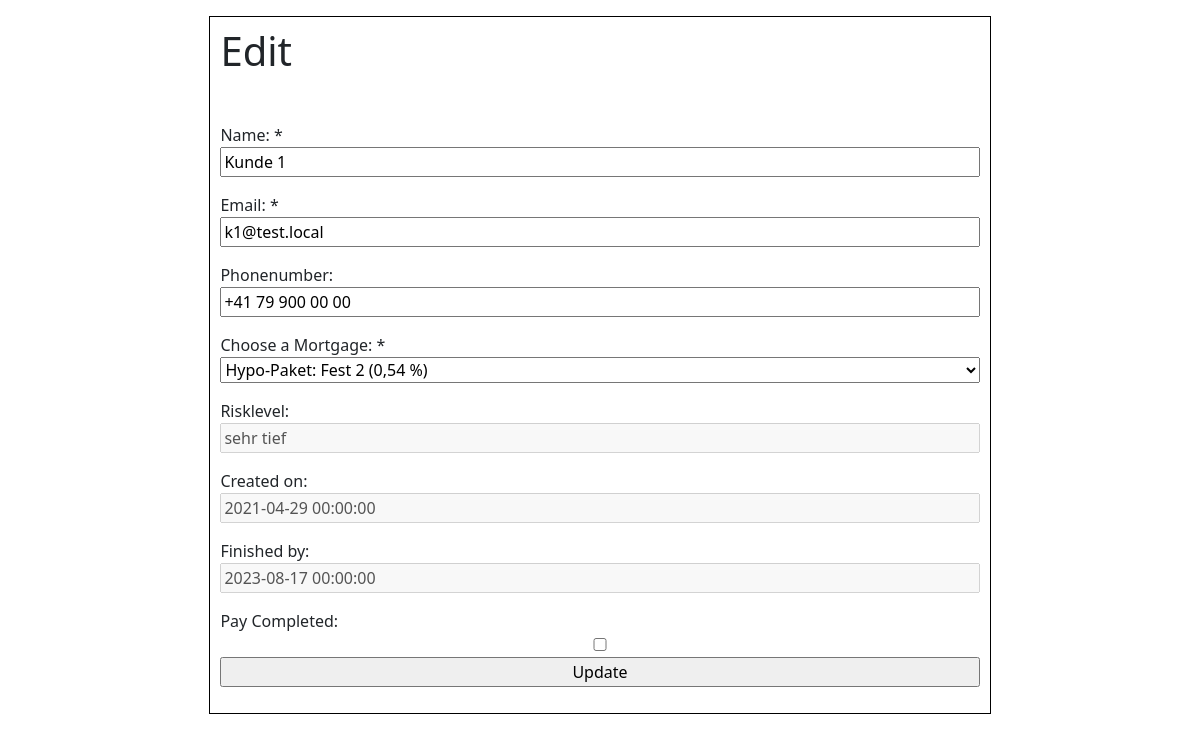
Page /edit?id=4 on the committed database.
### tables this page shows
CREATE TABLE `customers` (
  `id` int(11) NOT NULL,
  `name` varchar(255) NOT NULL,
  `email` varchar(255) NOT NULL,
  `phone` varchar(255) DEFAULT NULL,
  `start` datetime NOT NULL,
  `finish` datetime NOT NULL,
  `completed` tinyint(4) DEFAULT 0,
  `fk_risklevelId` int(11) NOT NULL,
  `fk_mortgageId` int(11) NOT NULL
);

CREATE TABLE `risklevels` (
  `id` int(11) NOT NULL,
  `name` varchar(255) NOT NULL,
  `duration` int(11) NOT NULL
);

### app/Controllers/DashboardController.php (called while the page is built, shortened)
<?php
class DashboardController
{
	public function edit()
	{
		$customer = Customer::getById($_GET['id']);
		$mortgages = Mortgage::getAll();
		$risklevels = Risklevel::getAll();
		require 'app/Views/edit.view.php';
	}
}

### core/Router.php (called while the page is built, shortened)
<?php
class Router
{
    protected array $routes = [];
    public function run(string $url)
    {
        $url = $this->cleanUrl($url);
        [$controller, $method] = explode('@', $this->routes[$url]);
        $handler = new $controller;
        return $handler->$method();
    }
    protected function cleanUrl(string $url) : string
    {
        return strtolower(trim($url, '/'));
    }
}

### index.php (called while the page is built, shortened)
<?php
$routes = [
	'/' => 'DashboardController@index',
	'/dashboard' => 'DashboardController@index',
	'/create' => 'DashboardController@create',
	'/edit' => 'DashboardController@edit',
	'/update' => 'DashboardController@update',
	'/complete' => 'DashboardController@complete'
];
$router = new Router($routes);
$router->run($_GET['url'] ?? '');

### core/database.php (called while the page is built)
<?php
class Database
{
    private $db = [
        'name'     => 'hippibank',
        'username' => 'root',
        'password' => '',
    ];
    private static $instance = null;
    private $connection;
    protected function __construct()
    {
        try {
            $this->connection = new PDO('mysql:host=localhost;dbname=' . $this->db['name'], $this->db['username'], $this->db['password'], [
                PDO::ATTR_ERRMODE            => PDO::ERRMODE_EXCEPTION,
                PDO::MYSQL_ATTR_INIT_COMMAND => 'SET NAMES utf8',
            ]);
        } catch (PDOException $e) {
            die('Keine Verbindung zur Datenbank möglich: ' . $e->getMessage());
        }
    }
    public static function getInstance()
    {
        if (self::$instance == null) {
            self::$instance = new Database();
        }
        return self::$instance;
    }
    public function getConnection()
    {
        return $this->connection;
    }
}

### app/Models/Customer.php (called while the page is built, shortened)
<?php
class Customer
{
    public function __construct(int $id, string $name, string $email, string $phone, string $start, string $finish ,bool $completed, int $risklevelId, int $mortgageId)
    {
        $this->name = $name;
        $this->email = $email;
        $this->phone = $phone;
        $this->start = $start;
        $this->finish = $finish;
        $this->completed = $completed;
        $this->risklevelId = $risklevelId;
        $this->mortgageId = $mortgageId;
    }
    public static function getById(int $id)
    {
        $statement = Database::getInstance()->getConnection()->prepare('SELECT * FROM customers WHERE id = :id LIMIT 1');
        $statement->bindParam(':id', $id);
        $statement->execute();
        $result = $statement->fetch();
		return new self(
            $result['id'],
            $result['name'],
            $result['email'],
            $result['phone'],
            $result['start'],
            $result['finish'],
            $result['completed'],
            $result['fk_risklevelId'],
            $result['fk_mortgageId']
        );
    }
}

### app/Models/Mortgage.php (called while the page is built, shortened)
<?php
class Mortgage
{
    public function __construct(int $id, string $package)
    {
        $this->id = $id;
        $this->package = $package;
    }
    public static function getAll()
    {
        $statement = Database::getInstance()->getConnection()->prepare('SELECT * FROM mortgages');
        $statement->execute();
        $result = $statement->fetchAll(PDO::FETCH_ASSOC);
        $mortgages = [];
        foreach ($result as $object) {
            array_push($mortgages,
                new Mortgage(
                    $object['id'],
                    $object['package'],
                )
            );
        }
        return $mortgages;
    }
}

### app/Models/Risklevel.php (called while the page is built, shortened)
<?php
class Risklevel
{
    public function __construct(int $id, string $name, int $duration)
    {
        $this->name = $name;
    }
    public static function getAll()
    {
        $statement = Database::getInstance()->getConnection()->prepare('SELECT * FROM risklevels');
        $statement->execute();
        $result = $statement->fetchAll();
        $risklevels = [];
        foreach ($result as $object) {
            array_push($risklevels,
                new Risklevel(
                    $object['id'],
                    $object['name'],
                    $object['duration']
                )
            );
        }
        return $risklevels;
    }
}

### app/Views/edit.view.php (the view, shortened to what this page needs)
<!DOCTYPE html>
<html lang="en">
<head>
    <link rel="stylesheet" href="public/css/edit.css">
    <link href="https://cdn.jsdelivr.net/npm/bootstrap@5.0.0-beta3/dist/css/bootstrap.min.css" rel="stylesheet">
</head>
<body>
    <div class="container">
        <div class="wrapper">
            <h1>Edit</h1>
            <form action="./update" method="POST">
                <input type="hidden" id="id" name="id" value="<?= $customer->id ?? '' ?>"><br>
                <label for="name">Name: *</label><br>
                <input type="text" id="name" name="name" value="<?=$customer->name ?? '' ?>" required><br>
                <label for="email">Email: *</label><br>
                <input type="text" id="email" name="email" value="<?=$customer->email ?? '' ?>" required><br>
                <label for="phone">Phonenumber: </label><br>
                <input type="tel" id="phone" name="phone" value="<?=$customer->phone ?? ''?>"><br>
                <label for="mortgage">Choose a Mortgage: *</label><br>
                <select name="mortgage" id="mortgage">
                    <?php foreach($mortgages as $mortgage): ?>
                        <option <?php
                            if ($customer->mortgageId == $mortgage->id)
                            { ?>
                                selected="true"
                            <?php }; ?>
                        value="<?= $mortgage->id ?>"><?= $mortgage->package ?></option>
                    <?php endforeach; ?>
                </select> <br>
                <label for="risklevel">Risklevel: </label>
                <input type="text" name="risklevel" id="risklevel" value="<?= $risklevels[$customer->risklevelId]->name ?>" disabled>
                <label for="created">Created on: </label>
                <input type="text" name="created" value="<?= $customer->start ?>" disabled>
                <label for="finished">Finished by: </label>
                <input type="text" name="finished" value="<?= $customer->finish ?>" disabled>
                <div>
                    <label for="completed">Pay Completed: </label>
                    <input type="checkbox" id="completed" name="completed" value="<?= $customer->completed ?? '' ?>">
                </div>
                <input type="submit" value="Update">
            </form>
        </div>
    </div>
</body>
</html>

### public/css/edit.css (style rules this page uses)
.container { display: flex; justify-content: center; margin-top: 1rem; }
.wrapper { width: 70%; padding: 10px; border: 1px black solid; }
form input { width: 100%; }
form select { width: 100%; }
label { margin-top: 1rem; }

### rows in the picture
customers: name "Kunde 1", email "k1@test.local", phone "+41 79 900 00 00", created "2021-04-29 00:00:00", finished "2023-08-17 00:00:00"
risklevels: risklevel "sehr tief"

### other values in the picture
form field mortgage "Hypo-Paket: Fest 2 (0,54 %)"
